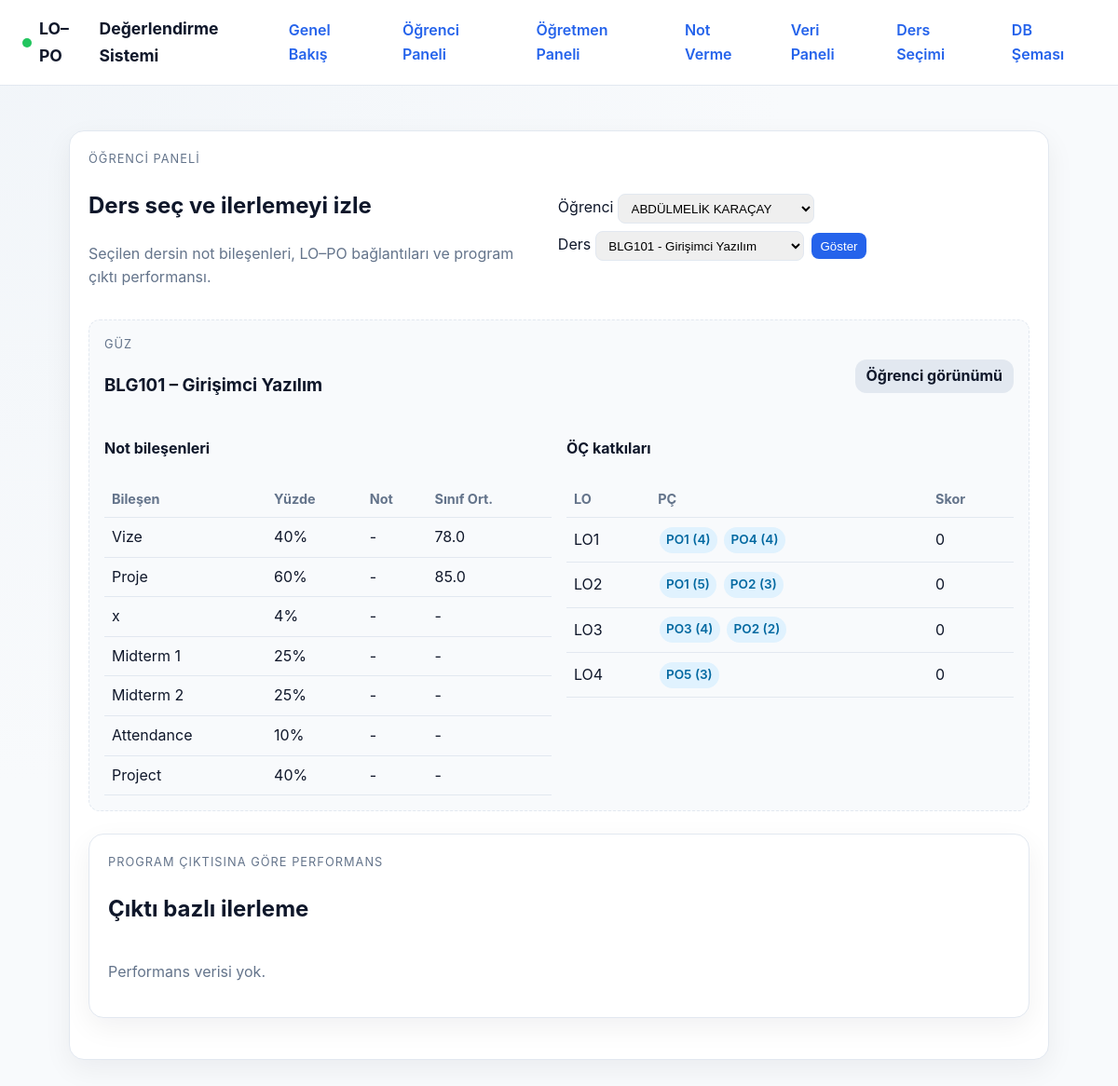
The page /student/ on the database its author committed.
### assessment/models.py (models this page shows, shortened)
class Course(models.Model):
    code = models.CharField(max_length=15)
    name = models.CharField(max_length=255)
    term = models.CharField(max_length=50, blank=True)
    class Meta:
        ordering = ["code"]

class AssessmentComponent(models.Model):
    course = models.ForeignKey(Course, related_name="assessments", on_delete=models.CASCADE)
    name = models.CharField(max_length=100)
    weight_percent = models.PositiveSmallIntegerField(
        default=0,
        validators=[MinValueValidator(0), MaxValueValidator(100)],
        help_text="Ders içi ağırlık (%)",
    )
    class Meta:
        ordering = ["course", "name"]

class LearningOutcome(models.Model):
    course = models.ForeignKey(Course, related_name="learning_outcomes", on_delete=models.CASCADE)
    code = models.CharField(max_length=10)
    description = models.TextField()
    class Meta:
        ordering = ["course__code", "code"]
        unique_together = ("course", "code")

class LearningOutcomeProgramOutcome(models.Model):
    learning_outcome = models.ForeignKey(LearningOutcome, related_name="program_links", on_delete=models.CASCADE)
    program_outcome = models.ForeignKey(ProgramOutcome, related_name="learning_links", on_delete=models.CASCADE)
    weight = models.PositiveSmallIntegerField(
        validators=[MinValueValidator(1), MaxValueValidator(5)],
        help_text="1-5 arası katkı ağırlığı",
    )
    class Meta:
        unique_together = ("learning_outcome", "program_outcome")
        verbose_name = "ÖÇ - PÇ ilişkisi"
        verbose_name_plural = "ÖÇ - PÇ ilişkileri"

class ProgramOutcome(models.Model):
    code = models.CharField(max_length=10)
    title = models.CharField(max_length=255)
    description = models.TextField(blank=True)
    class Meta:
        ordering = ["code"]

### assessment/views.py (the view)
# urls.py: path("student/", views.student_panel, name="student_panel"),
def student_panel(request):
    bootstrap_demo_data()
    students = Student.objects.all()
    courses = Course.objects.all()
    selected_student = students.filter(id=request.GET.get("student")).first() or students.first()
    selected_course = courses.filter(id=request.GET.get("course")).first() or courses.first()
    enrollment_data = []
    po_performance = []
    if selected_student and selected_course:
        enrollment = (
            Enrollment.objects.filter(student=selected_student, course=selected_course)
            .select_related("course")
            .prefetch_related("course__learning_outcomes__program_links__program_outcome")
            .first()
        )
        if enrollment:
            lo_score_map = calculate_learning_outcome_scores(enrollment)
            outcomes = []
            for lo in enrollment.course.learning_outcomes.all():
                mappings = lo.program_links.select_related("program_outcome")
                outcomes.append({"obj": lo, "mappings": mappings, "score": round(lo_score_map.get(lo.id, 0), 1)})
            enrollment_data.append(
                {
                    "course": enrollment.course,
                    "assessments": enrollment_assessment_breakdown(enrollment),
                    "learning_outcomes": outcomes,
                }
            )
            po_performance = calculate_po_performance(lo_score_map)
    context = {
        "student": selected_student,
        "students": students,
        "courses": courses,
        "selected_course": selected_course,
        "enrollments": enrollment_data,
        "po_performance": po_performance,
        "learning_outcome_links": LearningOutcomeProgramOutcome.objects.select_related(
            "learning_outcome", "program_outcome"
        ).filter(learning_outcome__course=selected_course)
        if selected_course
        else [],
    }
    return render(request, "assessment/student_panel.html", context)

### assessment/views.py (called while the page is built, shortened)
def bootstrap_demo_data():
    if Course.objects.exists():
        return

def calculate_learning_outcome_scores(enrollment: Enrollment):
    scores = {}
    contributions = (
        LearningOutcomeContribution.objects.select_related("assessment_component", "learning_outcome")
        .filter(assessment_component__course=enrollment.course)
        .all()
    )
    for contribution in contributions:
        try:
            student_score = StudentAssessment.objects.get(
                enrollment=enrollment, assessment_component=contribution.assessment_component
            ).score
        except StudentAssessment.DoesNotExist:
            continue
        comp_weight = contribution.assessment_component.weight_percent / 100
        lo_weight = contribution.contribution_percent / 100
        total = scores.get(contribution.learning_outcome_id, 0)
        scores[contribution.learning_outcome_id] = total + student_score * comp_weight * lo_weight
    return scores

def calculate_po_performance(lo_scores):
    po_scores = defaultdict(lambda: {"total": 0.0, "weight": 0.0, "po": None})
    mappings = LearningOutcomeProgramOutcome.objects.select_related("program_outcome", "learning_outcome")
    for mapping in mappings:
        score = lo_scores.get(mapping.learning_outcome_id)
        if score is None:
            continue
        po_scores[mapping.program_outcome_id]["total"] += score * mapping.weight
        po_scores[mapping.program_outcome_id]["weight"] += mapping.weight
        po_scores[mapping.program_outcome_id]["po"] = mapping.program_outcome
    results = []
    for item in po_scores.values():
        normalized = item["total"] / item["weight"] if item["weight"] else 0
        results.append({"program_outcome": item["po"], "score": round(normalized, 1)})
    return sorted(results, key=lambda x: x["program_outcome"].code)

### templates/assessment/student_panel.html
{% extends "base.html" %}
{% block content %}
<section class="panel">
    <header class="panel-header">
        <div>
            <p class="eyebrow">Öğrenci Paneli</p>
            <h2>Ders seç ve ilerlemeyi izle</h2>
            <p class="muted">Seçilen dersin not bileşenleri, LO–PO bağlantıları ve program çıktı performansı.</p>
        </div>
        <form method="get" class="inline-form">
            <label>
                Öğrenci
                <select name="student">
                    {% for s in students %}
                        <option value="{{ s.id }}" {% if student and s.id == student.id %}selected{% endif %}>{{ s.full_name }}</option>
                    {% endfor %}
                </select>
            </label>
            <label>
                Ders
                <select name="course">
                    {% for c in courses %}
                        <option value="{{ c.id }}" {% if selected_course and c.id == selected_course.id %}selected{% endif %}>{{ c.code }} - {{ c.name }}</option>
                    {% endfor %}
                </select>
            </label>
            <button type="submit">Göster</button>
        </form>
    </header>
    {% if enrollments %}
        {% for enrollment in enrollments %}
        <div class="course-card">
            <header>
                <div>
                    <p class="eyebrow">{{ enrollment.course.term }}</p>
                    <h3>{{ enrollment.course.code }} – {{ enrollment.course.name }}</h3>
                </div>
                <span class="tag secondary">Öğrenci görünümü</span>
            </header>
            <div class="grid">
                <div>
                    <h4>Not bileşenleri</h4>
                    <table class="compact">
                        <thead>
                            <tr>
                                <th>Bileşen</th>
                                <th>Yüzde</th>
                                <th>Not</th>
                                <th>Sınıf Ort.</th>
                            </tr>
                        </thead>
                        <tbody>
                        {% for item in enrollment.assessments %}
                            <tr>
                                <td>{{ item.name }}</td>
                                <td>{{ item.weight }}%</td>
                                <td>{% if item.score %}{{ item.score }}{% else %}-{% endif %}</td>
                                <td>{% if item.class_avg %}{{ item.class_avg }}{% else %}-{% endif %}</td>
                            </tr>
                        {% endfor %}
                        </tbody>
                    </table>
                </div>
                <div>
                    <h4>ÖÇ katkıları</h4>
                    <table class="compact">
                        <thead>
                            <tr>
                                <th>LO</th>
                                <th>PÇ</th>
                                <th>Skor</th>
                            </tr>
                        </thead>
                        <tbody>
                        {% for lo in enrollment.learning_outcomes %}
                            <tr>
                                <td>{{ lo.obj.code }}</td>
                                <td>
                                    {% for mapping in lo.mappings %}
                                        <span class="pill small">{{ mapping.program_outcome.code }} ({{ mapping.weight }})</span>
                                    {% empty %}
                                        <span class="muted">Bağlantı yok</span>
                                    {% endfor %}
                                </td>
                                <td>{{ lo.score }}</td>
                            </tr>
                        {% endfor %}
                        </tbody>
                    </table>
                </div>
            </div>
        </div>
        {% endfor %}
        <section class="panel" id="program-performance">
            <header class="panel-header">
                <div>
                    <p class="eyebrow">Program Çıktısına Göre Performans</p>
                    <h2>Çıktı bazlı ilerleme</h2>
                </div>
            </header>
            <div class="bar-list">
                {% for item in po_performance %}
                    <div class="bar-row">
                        <div class="bar-label">
                            <strong>{{ item.program_outcome.code }}</strong>
                            <span class="muted">{{ item.program_outcome.title }}</span>
                        </div>
                        <div class="bar">
                            <span style="width: {{ item.score }}%"></span>
                        </div>
                        <div class="bar-value">{{ item.score }}</div>
                    </div>
                {% empty %}
                    <p class="muted">Performans verisi yok.</p>
                {% endfor %}
            </div>
        </section>
    {% else %}
        <p class="muted">Seçilen ders için kayıtlı öğrenci veya not verisi yok.</p>
    {% endif %}
</section>
{% endblock %}

### static/assessment/styles.css (style rules this page uses)
:root { --bg: #f8fafc; --panel: #ffffff; --border: #e2e8f0; --text: #0f172a; --muted: #64748b; --primary: #2563eb; --accent: #f59e0b; --success: #22c55e; }
* { box-sizing: border-box; }
body { margin: 0; font-family: "Inter", system-ui, -apple-system, BlinkMacSystemFont, "Segoe UI", sans-serif; background: radial-gradient(ellipse at top left, #f1f5f9, #f8fafc 50%); color: var(--text); line-height: 1.6; }
.eyebrow { text-transform: uppercase; letter-spacing: 0.08em; color: var(--muted); font-size: 0.8rem; margin: 0 0 0.4rem; }
.pill, .badge { display: inline-flex; align-items: center; gap: 0.25rem; padding: 0.35rem 0.6rem; border-radius: 999px; background: #e0f2fe; color: #0369a1; font-weight: 700; font-size: 0.8rem; }
.pill.small { padding: 0.2rem 0.45rem; margin: 0.1rem; font-weight: 600; }
.tag { display: inline-flex; align-items: center; gap: 0.35rem; padding: 0.35rem 0.75rem; background: #e0e7ff; color: #3730a3; border-radius: 12px; font-weight: 700; }
.tag.secondary { background: #e2e8f0; color: #0f172a; }
.muted { color: var(--muted); }
.small { font-size: 0.85rem; }
.panel { background: var(--panel); border: 1px solid var(--border); border-radius: 16px; padding: 1.25rem; margin: 1.5rem 0; box-shadow: 0 10px 30px rgba(15, 23, 42, 0.06); }
.panel-header { display: flex; justify-content: space-between; align-items: center; gap: 1rem; }
table { width: 100%; border-collapse: collapse; margin-top: 0.5rem; }
th, td { text-align: left; padding: 0.65rem; border-bottom: 1px solid var(--border); }
th { font-size: 0.9rem; color: var(--muted); }
.course-card { margin: 1rem 0; border: 1px dashed var(--border); border-radius: 12px; padding: 1rem; background: #f8fafc; }
.course-card header { display: flex; justify-content: space-between; align-items: center; }
.grid { display: grid; grid-template-columns: repeat(auto-fit, minmax(280px, 1fr)); gap: 1rem; }
.compact th, .compact td { padding: 0.5rem; }
.bar-list { display: grid; gap: 0.75rem; }
.panel header .tag { white-space: nowrap; }
.inline-form { display: flex; gap: 0.5rem; flex-wrap: wrap; align-items: center; }
.inline-form select, .inline-form button { padding: 0.4rem 0.6rem; border-radius: 8px; border: 1px solid var(--border); }
.inline-form button { background: var(--primary); color: #fff; border: none; cursor: pointer; }

### rows shown on the page
Course: course.term "GÜZ", course.code "BLG101", course.name "Girişimci Yazılım", weight "40" "60" "4" "25" "25" "10" "40", class_avg "78.0" "85.0", name "x"
AssessmentComponent: name "Vize"
AssessmentComponent: name "Proje"
AssessmentComponent: name "Midterm 1"
AssessmentComponent: name "Midterm 2"
AssessmentComponent: name "Attendance"
AssessmentComponent: name "Project"
LearningOutcome: obj.code "LO1", score "0"
LearningOutcomeProgramOutcome: program_outcome.code "PO1", weight "4"
LearningOutcomeProgramOutcome: program_outcome.code "PO4", weight "4"
LearningOutcome: obj.code "LO2", score "0"
LearningOutcomeProgramOutcome: program_outcome.code "PO1", weight "5"
LearningOutcomeProgramOutcome: program_outcome.code "PO2", weight "3"
LearningOutcome: obj.code "LO3", score "0"
LearningOutcomeProgramOutcome: program_outcome.code "PO3", weight "4"
LearningOutcomeProgramOutcome: program_outcome.code "PO2", weight "2"
LearningOutcome: obj.code "LO4", score "0"
LearningOutcomeProgramOutcome: program_outcome.code "PO5", weight "3"

### other values the page prints
form field student "ABDÜLMELİK KARAÇAY"
form field course "BLG101 - Girişimci Yazılım"
